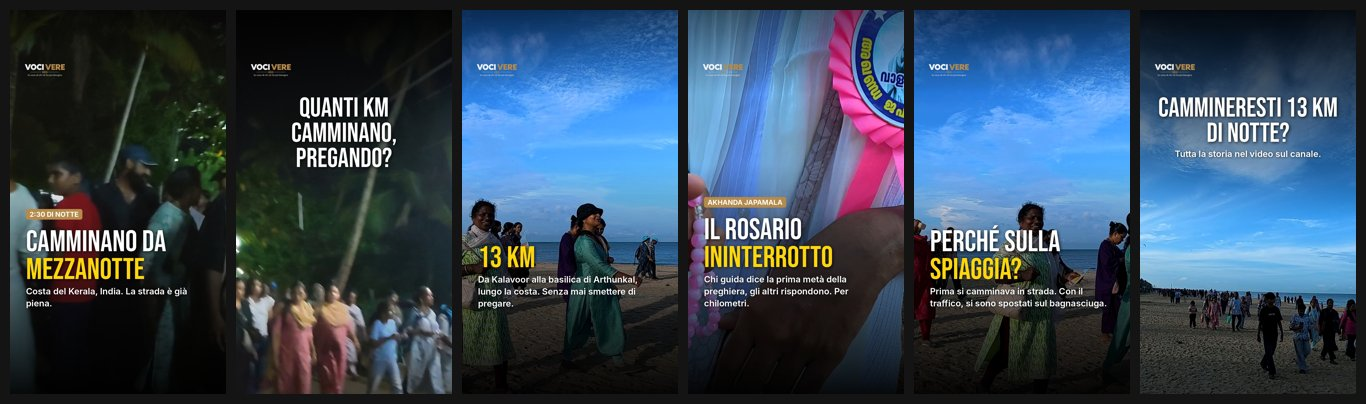
#> input picture copioni/stories/arthunkal_set1_cammino_anteprima.jpg, 1366 x 404 px
$ python -i stories_coir.py   (imports and definitions only)
#> lines starting #> are read from the running program, lines starting #| are printed output that depends on the picture
### copioni/stories/stories.py
# Storie IG 9:16 (1080x1920) dal lungo montato: foto + testo + spazio per quiz/sondaggio/box domande.
#   python3 copioni/stories/stories.py   (dalla radice; lunghi in work/stories/, scaricati da Drive montati/<video>)
import os, subprocess, sys
from PIL import Image, ImageDraw, ImageFont, ImageEnhance, ImageFilter
import numpy as np
W,H=1080,1920
TOP,BOT=260,380   # zone coperte dall'interfaccia di IG (barra profilo in alto, risposta in basso)
BEBAS='assets/fonts/BebasNeue-Regular.ttf'  # OFL, da google/fonts
INTER='/usr/share/fonts/opentype/inter/Inter-SemiBold.otf'
INTERB='/usr/share/fonts/opentype/inter/Inter-Bold.otf'
LOGO='assets/brand/logo_vocivere_trasparente_chiaro.png'
YEL=(255,214,10); WHITE=(255,255,255); GOLD=(182,138,75)
SRC={'mercato':'work/stories/VociVere_mercato_long_v6_3840x2160.mp4','arthunkal':'work/stories/VociVere_arthunkal_long_4K.mp4',
     'te':'work/te_copy/VociVere_te_long_4K.mp4'}

# [29 lines left out: functions frame, crop916, grad, wrap, not called in this run]

def drop(base,fn,r=8,op=210):
    sh=Image.new('RGBA',base.size,(0,0,0,0)); fn(ImageDraw.Draw(sh),(0,0,0,op),4)
    base.alpha_composite(sh.filter(ImageFilter.GaussianBlur(r))); fn(ImageDraw.Draw(base),None,0)

# [43 lines left out: functions block, height, story, build, not called in this run]

M,A,T='mercato','arthunkal','te'
MB1,MB2,MB3,AT1,AT2=262,270,348,320,312  # fotogrammi nuovi (4/11)
ONLY=sys.argv[1:]  # es. python3 copioni/stories/stories.py te
_build=build
def build(video,*a):
    if not ONLY or video in ONLY: _build(video,*a)
# mercato e arthunkal: rifatti in 3 set da 6 (Manuel 4/11)
build(M,'set1_giornata',[
 dict(video=M,t=124,kicker='MARARI, KERALA',title='Fa il pescatore da 30 anni',body='Lo incontriamo sulla spiaggia, seduto sulla sua barca.',crop=(.42,1,.5)),
 dict(video=M,t=73,kind='ask',title='A che ora si sveglia un pescatore qui?',hl=0,crop=(.5,1,.5),tsize=130),
 dict(video=M,t=157,title='Alle 3 di notte',body='Alle 4 è già in mare. Alle 8 il pesce arriva al mercato, sulla spiaggia.',crop=(.4,1,.5)),
 dict(video=M,t=88,title='Non è il suo unico lavoro',body='Fa anche la guida in kayak, tra i canali dietro la spiaggia. E ci dice che gli piace di più.',crop=(.5,1,.5)),
 dict(video=M,t=136,title='«Un posto in pace»',body='Cristiani, induisti, musulmani: qui vivono insieme, ci racconta.',crop=(.42,1,.5)),
 dict(video=M,t=82,kind='ask',title='Cosa chiederesti a un pescatore di Marari?',body='Scrivilo qui sotto.',hl=0,crop=(.45,1,.5),tsize=124),
])
build(M,'set2_mercato',[
 dict(video=M,t=220,kicker='MARARI, KERALA',title='Un mercato del pesce senza tetto',body='Né banchi, né muri. Solo la spiaggia, le barche e chi compra.',crop=(.5,1,.5)),
 dict(video=M,t=223,title='L\'asta si fa sulla sabbia',body='Arriva la barca, tutti si avvicinano, e si comincia a trattare.',crop=(.5,1,.5)),
 dict(video=M,t=226,kind='ask',title='Quanto pesava il pesce più grande della mattina?',hl=0,crop=(.5,1,.5),tsize=124),
 dict(video=M,t=280,title='50-55 chili',body='"Veramente come una persona." Ce l\'hanno detto lì, al mercato.',crop=(.55,1,.5)),
 dict(video=M,t=289,title='Tutto va veloce',body='Ghiaccio nei cesti: il pesce deve partire finché è fresco.',crop=(.4,1,.5)),
 dict(video=M,t=334,kind='ask',title='Com\'è il mercato del pesce dove vivi tu?',body='Raccontamelo qui sotto. Tutta la storia nel video sul canale.',hl=0,crop=(.5,1,.5),tsize=130),
])
build(M,'set3_mare',[
 dict(video=M,t=MB1,kind='ask',title='Quanto restano in mare le barche più grandi?',hl=0,crop=(.5,1,.5),tsize=124),
 dict(video=M,t=MB2,title='Fino a due giorni',body='Le barche piccole invece vanno e tornano ogni giorno. Qui il mare lo chiamano Arabian Sea.',crop=(.5,1,.5)),
 dict(video=M,t=145,title='Due giorni senza pesca',body='Succede durante la festa, ci racconta. E il cibo è gratis per chiunque arrivi.',crop=(.4,1,.5)),
 dict(video=M,t=307,kind='ask',title='Come si chiama questo pane del Kerala?',hl=0,crop=(.45,1,.5),tsize=130),
 dict(video=M,t=313,title='Porotta',body='Il pane sfogliato del Kerala, fatto al momento: la colazione dopo il mercato.',crop=(.4,1,.5)),
 dict(video=M,t=MB3,kind='ask',title='Ti alzeresti alle 3 per andare in mare?',body='Tutta la storia nel video sul canale.',hl=0,crop=(.5,1,.5),tsize=130),
])
build(A,'set1_cammino',[
 dict(video=A,t=79,kicker='2:30 DI NOTTE',title='Camminano da mezzanotte',body='Costa del Kerala, India. La strada è già piena.',crop=(.4,1,.5)),
 dict(video=A,t=88,kind='ask',title='Quanti km camminano, pregando?',hl=0,crop=(.5,1,.5),tsize=136),
 dict(video=A,t=97,title='13 km',body='Da Kalavoor alla basilica di Arthunkal, lungo la costa. Senza mai smettere di pregare.',crop=(.55,1,.5)),
 dict(video=A,t=140,kicker='AKHANDA JAPAMALA',title='Il rosario ininterrotto',body='Chi guida dice la prima metà della preghiera, gli altri rispondono. Per chilometri.',crop=(.72,1,.5)),
 dict(video=A,t=34,title='Perché sulla spiaggia?',body='Prima si camminava in strada. Con il traffico, si sono spostati sul bagnasciuga.',crop=(.45,1,.5)),
 dict(video=A,t=1,kind='ask',title='Cammineresti 13 km di notte?',body='Tutta la storia nel video sul canale.',hl=0,crop=(.55,1,.5),tsize=136),
])
build(A,'set2_persone',[
 dict(video=A,t=19,kind='ask',title='Quante persone camminano?',hl=0,crop=(.5,1,.5),tsize=124),
 dict(video=A,t=304,title='Quasi un milione',body='Le stime che ci danno sul posto vanno da 400 mila a un milione. La prima volta, nel 2002, erano poche centinaia.',crop=(.5,1,.5)),
 dict(video=A,t=256,kicker='SULLA STRADA',title='C\'è anche chi non cammina',body='Pentoloni e bicchieri d\'acqua: cibo e acqua gratis a chiunque passa.',crop=(.45,1,.5)),
 dict(video=A,t=203.0,title='Elizabeth, 26 anni',body='Per lei è la prima volta. "È un atto di devozione alla Madonna."',crop=(.52,1,.5)),
 dict(video=A,t=169,title='Tutti insieme',body='Cammina chi è cristiano, e anche ragazzi musulmani. Ce lo raccontano loro.',crop=(.5,1,.5)),
 dict(video=A,t=289,kind='ask',title='Hai mai fatto un pellegrinaggio a piedi?',body='Raccontamelo qui sotto.',hl=0,crop=(.5,1,.5),tsize=130),
])
build(A,'set3_storia',[
 dict(video=A,t=AT1,kind='ask',title='Quando arriva il cristianesimo in Kerala?',body='Secondo la tradizione.',hl=0,crop=(.5,1,.5),tsize=124),
 dict(video=A,t=AT2,title='Nel 52 dopo Cristo',body='La tradizione dice che l\'abbia portato l\'apostolo Tommaso.',crop=(.5,1,.5)),
 dict(video=A,t=346,kind='ask',title='Come chiamano qui il gesuita italiano che ricostruì questa chiesa?',hl=0,crop=(.5,1,.5),tsize=112),
 dict(video=A,t=349,kicker='VELUTHACHAN',title='Il padre bianco',body='Padre Giacomo Fenicio, che la ricostruisce nel 1584. Lo chiamano ancora così.',crop=(.55,1,.5)),
 dict(video=A,t=316,kind='ask',title='Da dove arriva la statua di San Sebastiano di Arthunkal?',hl=0,crop=(.5,1,.5),tsize=118),
 dict(video=A,t=331,title='Da Milano, nel 1647',body='Da allora Arthunkal è un santuario. A gennaio la sua festa porta qui gente da tutto il Kerala.',crop=(.45,1,.5)),
])
# te: 3 set da 6 (Manuel 29/10: 2 set da 10 sono troppi)
build(T,'set1_raccolta',[
 dict(video=T,t=189,kicker='MUNNAR, KERALA',title='Tutto questo è tè',body='Colline fino all\'orizzonte, a oltre 1.500 metri.',crop=(.5,1,.5)),
 dict(video=T,t=101,kind='ask',title='Quante foglie si staccano da ogni rametto?',hl=0,crop=(.45,1,.5),tsize=124),
 dict(video=T,t=105,title='Solo 2-3 foglie',body='Le buone vanno in fabbrica. Le scure non si usano, ci spiega Sadish.',crop=(.35,1,.5)),
 dict(video=T,t=97,kind='ask',title='Quanti chili raccoglie una persona in un giorno?',hl=0,crop=(.8,1,.5),tsize=118),
 dict(video=T,t=161,title='26-29 chili',body='In media, a mano, ci dice Sadish. Dalle 8 alle 5, con la pausa pranzo.',crop=(.75,1,.5)),
 dict(video=T,t=229,kind='ask',title='Che tè bevi tu?',body='Raccontamelo qui sotto. Tutta la storia nel video sul canale.',hl=0,crop=(.5,1,.5),tsize=140),
])
build(T,'set2_storia',[
 dict(video=T,t=24,kind='ask',title='Nel 1877 queste colline vengono affittate. Per quanto?',hl=0,crop=(.62,1,.5),tsize=118),
 dict(video=T,t=213,title='3.000 rupie l\'anno',body='Circa 136 mila acri, da un raja a un britannico, John Daniel Munro.',crop=(.4,1,.5)),
 dict(video=T,t=253,kicker='1880',title='Il primo tè',body='Prima si provano caffè, cardamomo e china. Dal 1901 la foresta viene tagliata su larga scala.',crop=(.5,1,.5)),
 dict(video=T,t=265,kind='ask',title='Di chi è oggi l\'azienda del tè di queste colline?',hl=0,crop=(.6,1,.5),tsize=118),
 dict(video=T,t=273,kicker='DAL 2005',title='Dei dipendenti',body='Per la maggior parte: circa 13 mila persone.',crop=(.5,1,.5)),
 dict(video=T,t=221,kicker='2015',title='Nove giorni di sciopero',body='Migliaia di raccoglitrici bloccano Munnar. Si chiamano Pombilai Orumai: unità delle donne.',crop=(.5,1,.5)),
])
build(T,'set3_piante_chai',[
 dict(video=T,t=125,kind='ask',title='Ogni quanto si torna sulla stessa pianta?',hl=0,crop=(.5,1,.5),tsize=124),
 dict(video=T,t=121,title='Ogni 10-15 giorni',body='Oggi qui, domani un\'altra collina. Poi si torna: è un giro.',crop=(.5,1,.5)),
 dict(video=T,t=81,kind='ask',title='Quanti anni vive una pianta di tè?',hl=0,crop=(.5,1,.5),tsize=130),
 dict(video=T,t=73,title='Più di cent\'anni',body='"Questa pianta ha più di cent\'anni", ci dice Sadish.',crop=(.6,1,.5)),
 dict(video=T,t=349,title='Il chai master',body='Tira il tè da un bicchiere all\'altro. Gli ho chiesto di parlare: si è rifiutato.',crop=(.42,1,.5)),
 dict(video=T,t=361,kind='ask',title='Hai mai assaggiato il chai?',body='Tutta la storia nel video sul canale.',hl=0,crop=(.45,1,.5),tsize=136),
])

### copioni/stories/stories_coir.py
# Storie IG del lungo coir (Copy, 8/11): 3 set da 6 dal girato originale (testi in copioni/coir_testi.md, sezione STORIE).
# Usa le funzioni di stories.py; fotogrammi dalle clip in work/coir/raw (nessun sottotitolo impresso).
#   python3 copioni/stories/stories_coir.py
import sys, glob, os, subprocess
sys.argv = [sys.argv[0], '__nessuno__']          # stories.py non rigenera gli altri video
sys.path.insert(0, 'copioni/stories'); import stories as S
from PIL import Image, ImageEnhance
def frame(video, t):
    n, s = t; out = f'work/coir/car/s_{n}_{s}.png'
    if not os.path.exists(out):
        subprocess.run(['ffmpeg', '-nostdin', '-v', 'error', '-y', '-ss', str(s), '-i', glob.glob(f'work/coir/raw/*_{n}_D.MP4')[0], '-frames:v', '1', out], check=True)
    return out
def crop916(path, cx=.5, zoom=1.0, cy=.5):
#> called with path = 'arthunkal_set1_cammino_anteprima.jpg', cx = 0.5, zoom = 1, cy = 0.5
    im = Image.open(path).convert('RGB'); w, h = im.size; ch = int(h / zoom); cw = int(ch * 9 / 16)
#> in crop916, im is the input picture: PIL image 1366x404 RGB; mean R, G, B 54.2, 71.4, 89.1
#> after `w, h = im.size`: w = 1366; h = 404
#> after `ch = int(h / zoom)`: ch = 404
#> after `cw = int(ch * 9 / 16)`: cw = 227
    x = int((w - cw) * cx); y = int((h - ch) * cy); im = im.crop((x, y, x + cw, y + ch)).resize((S.W, S.H), Image.LANCZOS)
#> after `x = int((w - cw) * cx)`: x = 569
#> after `y = int((h - ch) * cy)`: y = 0
#> after `im = im.crop((x, y, x + cw, y + ch)).resize((S.W, S.H), Image.LANCZOS)`:
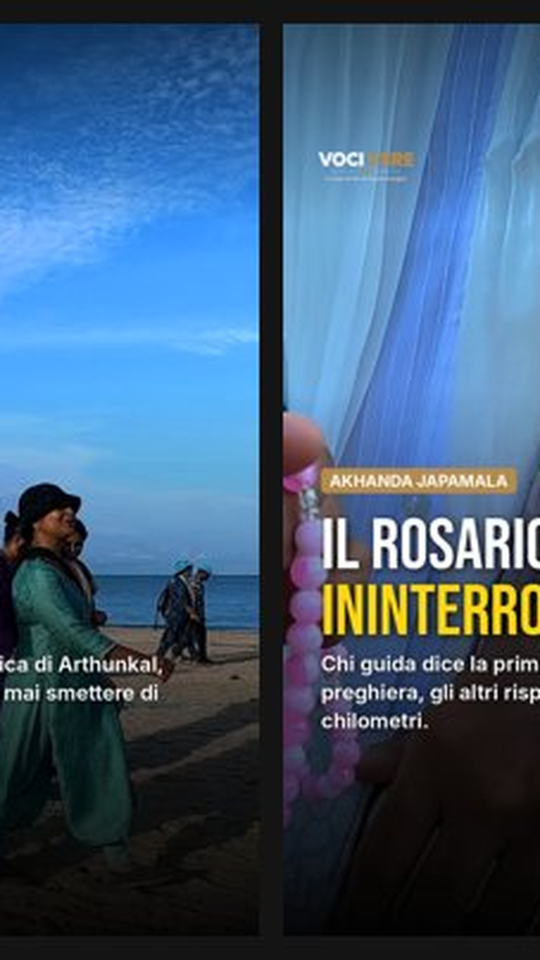
#> im: PIL image 1080x1920 RGB (shown at 1/2 size); mean R, G, B 62.9, 91.9, 120.8
    return ImageEnhance.Color(ImageEnhance.Contrast(im).enhance(1.06)).enhance(1.1)
S.frame, S.crop916 = frame, crop916
C = 'coir'; B = S._build
# Tutte le storie escono DOPO il lungo (Manuel, 8/11): mai "domenica" o "esce", solo il rimando al video già uscito.
# [25 lines not run here, left out]

>>> result = crop916('arthunkal_set1_cammino_anteprima.jpg')

$ run again, on copioni/stories/coir_set1_dietro_le_quinte_anteprima.jpg
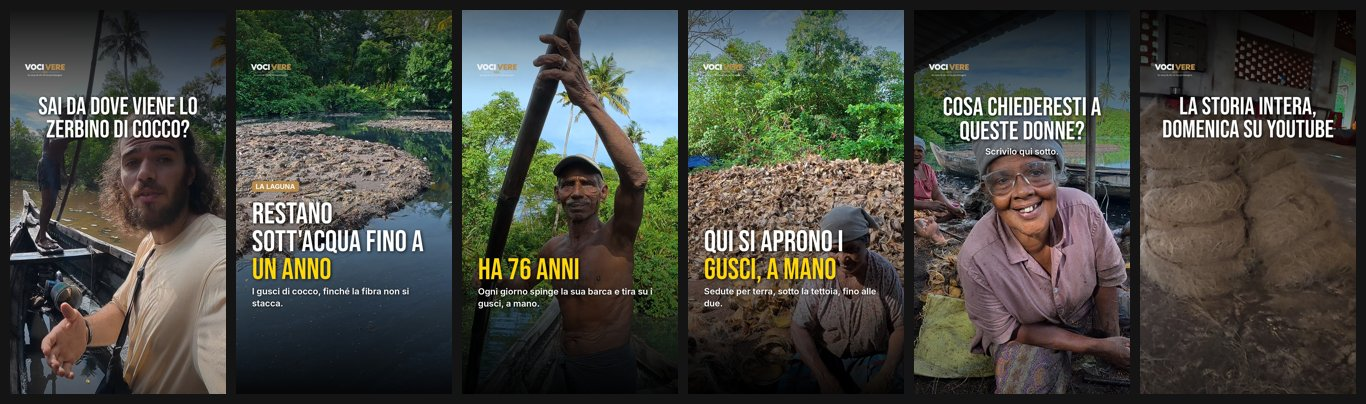
#> input picture copioni/stories/coir_set1_dietro_le_quinte_anteprima.jpg, 1366 x 404 px
#> in crop916, im is the input picture: PIL image 1366x404 RGB; mean R, G, B 71.5, 72.8, 65.3
#> in crop916, `im = im.crop((x, y, x + cw, y + ch)).resize((S.W, S.H), Image.LANCZOS)`:
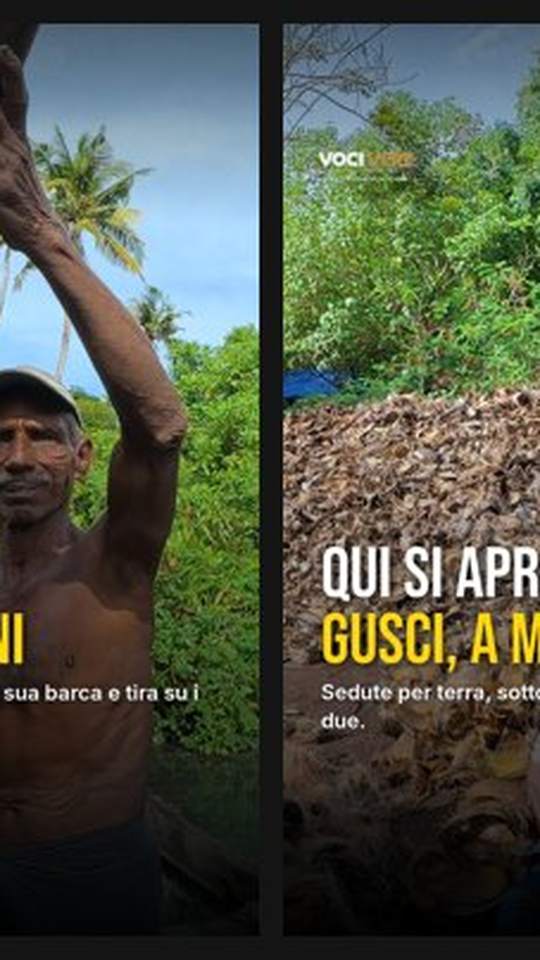
#> im: PIL image 1080x1920 RGB (shown at 1/2 size); mean R, G, B 79.6, 85.9, 70.9

$ run again, on copioni/stories/coir_set2_made_in_india_anteprima.jpg
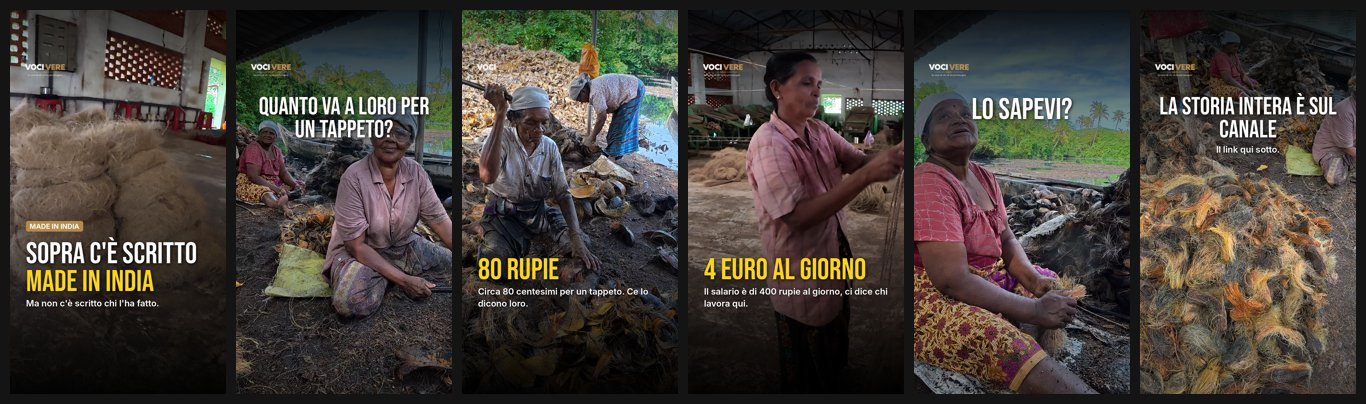
#> input picture copioni/stories/coir_set2_made_in_india_anteprima.jpg, 1366 x 404 px
#> in crop916, im is the input picture: PIL image 1366x404 RGB; mean R, G, B 69.1, 63, 56.9
#> in crop916, `im = im.crop((x, y, x + cw, y + ch)).resize((S.W, S.H), Image.LANCZOS)`:
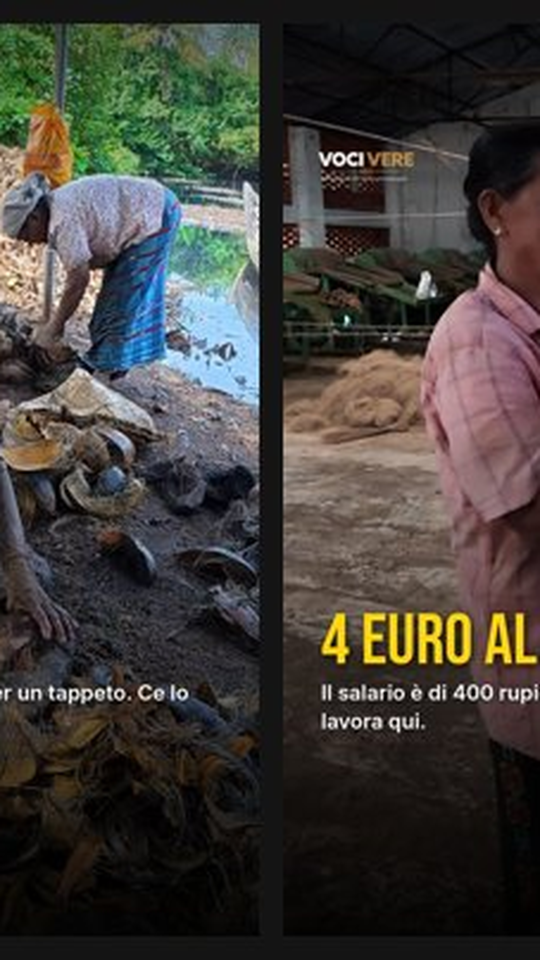
#> im: PIL image 1080x1920 RGB (shown at 1/2 size); mean R, G, B 65.3, 62.4, 57.6

$ run again, on copioni/stories/coir_set3_dal_guscio_alla_corda_anteprima.jpg
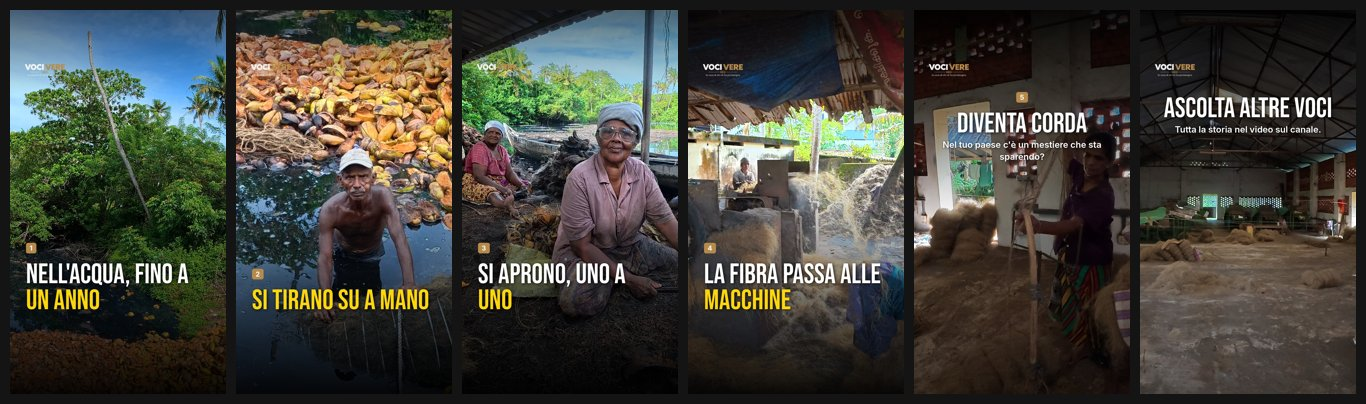
#> input picture copioni/stories/coir_set3_dal_guscio_alla_corda_anteprima.jpg, 1366 x 404 px
#> in crop916, im is the input picture: PIL image 1366x404 RGB; mean R, G, B 66.4, 65.8, 58.1
#> in crop916, `im = im.crop((x, y, x + cw, y + ch)).resize((S.W, S.H), Image.LANCZOS)`:
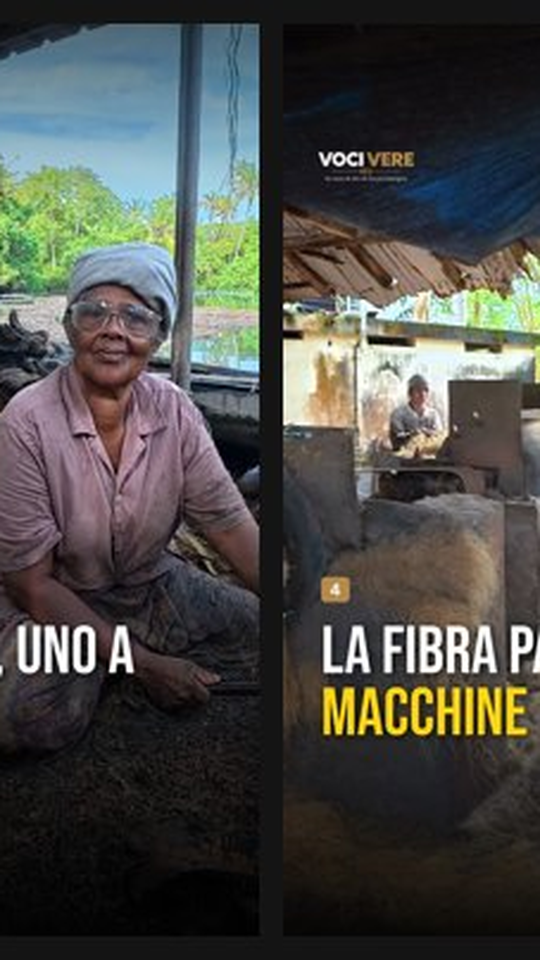
#> im: PIL image 1080x1920 RGB (shown at 1/2 size); mean R, G, B 74.2, 75, 70.9
